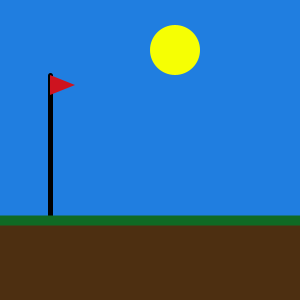
Frame 1 (no input)
Frame 60 (the mouse pressed at the canvas centre just before this capture): identical to frame 1, image omitted
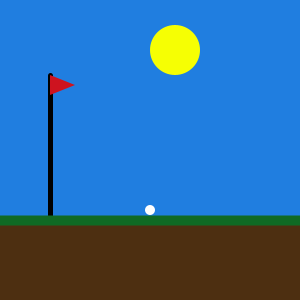
Frame 120 (the mouse held since frame 60 and released just before this capture)

The Processing sketch that drew these frames (run headless with seeded random() and noise(); from frame 60 on, the mouse is pressed at the canvas centre):

// Processing sketch: processing_36398
// ── processing_36398.pde

Boolean drawing;

void setup() {
  size(300, 300);
  drawing = false;
}

void draw() {
  background (32, 126, 224);
  //flag post
  strokeWeight(5);
  stroke(0);
  line(50, 75, 50, 225);
  //flag
  fill(206, 19, 31);
  noStroke();
  triangle(50, 75, 50, 95, 75, 85);
  //ground in section
  fill(77, 47, 17);
  noStroke();
  rect(0, 220, width, 220);
  //grass in section
  stroke(16, 106, 36);
  strokeWeight(10);
  line(0, 220, width, 220);
  //sun
  fill(246, 255, 3);
  noStroke();
  ellipse(175, 50, 50, 50);
  //horizontally rolling golf ball
  if (drawing) {
    fill(255, 255, 255);
    noStroke();
    ellipse(mouseX, 210, 10, 10);
  }
}

//golf ball drops in hole with the click of mouse at flagpost
void mousePressed() {
  if (drawing) {
    drawing=false;
  }
  else {
    drawing=true;
  }
}  
